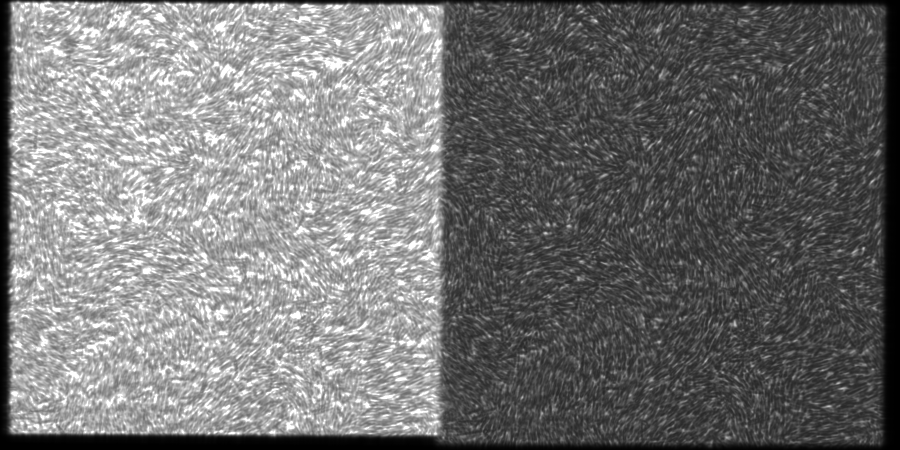
#> input picture nematics/example_images/raw/1_X1.tif, 1800 x 900 px (shown at 1/2 size); its folder holds 3 pictures in this run
$ jupyter execute --allow-errors napari_tracking.ipynb   (shell and % lines are left out)
#> lines starting #> are read from the running program, lines starting #| are printed output that depends on the picture
[cell 1]
# Rotation of Hacat cells
import os
# os.environ["KMP_DUPLICATE_LIB_OK"] = "TRUE"

import cv2
import glob
import matplotlib.pyplot as plt
import numpy as np
from natsort import natsorted
from scipy.ndimage import rotate, gaussian_filter
from scipy.stats import circmean
from scipy.interpolate import interpn
import sys, time,random
from pathlib import Path
from PIL import Image
from joblib import Parallel, delayed
# from cellpose.io import imread
from cellpose import models, io
from skimage.measure import label, regionprops, regionprops_table
# from sklearn.neighbors import KDTree
from scipy.spatial.distance import pdist, squareform
# import statsmodels.api as sm

sys.path.append('../vasco_scripts')  # add the relative path to the folder
from defects import *  # import the module from the folder

sys.path.append('../defect_functions')
from defect_pairs import *
from average_flows import *

sys.path.append('../cell_tracking_functions')
from segmentation import *

import btrack
from btrack import datasets
import napari
import matplotlib.pyplot as plt
import tifffile
from skimage.io import imread

class Tracklet: # A generic custom class example
    # [5 lines left out: function __init__, not called in this run]

    def __repr__(self):
        return f'Tracklet(ID={self.track_id}, points={len(self.x)})'

[cell 2]
# [22 lines left out: function flows_from_raws, not called in this run]

def visualize_flow(flows, step=30):
    all_vecs = []
    # 2. Create (y, x) grid
    h, w = flows[0][::step, ::step].shape[:2]
    y, x = np.mgrid[0:h*step:step, 0:w*step:step]

    for t, flow in enumerate(flows):
        # 1. Downsample the grid
        sub_flow = flow[::step, ::step]

        # 3. Format coordinates: [t, y, x]
        # We add 't' so napari knows which frame the vector belongs to
        t_coords = np.full(y.size, t)
        pos = np.stack([t_coords, y.flatten(), x.flatten()], axis=1)

        # 4. Format displacements: [dt, dy, dx]
        # dt is 0 because the vector exists within a single frame
        dt = np.zeros(y.size)
        disp = np.stack([dt, sub_flow[..., 1].flatten(), sub_flow[..., 0].flatten()], axis=1)

        # 5. Stack into (N, 2, 3)
        frame_vecs = np.stack([pos, disp], axis=1)
        all_vecs.append(frame_vecs)

    return np.concatenate(all_vecs, axis=0)

def visualize_ori(oris, step=30):
    all_vecs = []
    # 2. Create (y, x) grid
    h, w = oris[0][::step, ::step].shape[:2]
    y, x = np.mgrid[0:h*step:step, 0:w*step:step]

    for t, ori in enumerate(oris):
        # 1. Downsample the grid
        sub_flow = ori[::step, ::step]

        # 3. Format coordinates: [t, y, x]
        # We add 't' so napari knows which frame the vector belongs to
        t_coords = np.full(y.size, t)
        pos = np.stack([t_coords, y.flatten(), x.flatten()], axis=1)

        # 4. Format displacements: [dt, dy, dx]
        # dt is 0 because the vector exists within a single frame
        dt = np.zeros(y.size)
        disp = np.stack([dt, -np.sin(sub_flow).flatten(), np.cos(sub_flow).flatten()], axis=1)

        # 5. Stack into (N, 2, 3)
        frame_vecs = np.stack([pos, disp], axis=1)
        all_vecs.append(frame_vecs)

    return np.concatenate(all_vecs, axis=0)


def visualize_ori_df(oris, step=30):
    all_frames = []

    # 1. Create (y, x) grid once (assuming all frames are same size)
    # Using oris[0].shape to ensure we cover the full image dimensions
    h, w = oris[0].shape
    y, x = np.mgrid[0:h:step, 0:w:step]

    for t, ori in enumerate(oris):
        sub = ori[::step, ::step]

        # 2. Build DataFrame for this frame
        # 'sub' is used for dy, dx, and the 'ori' property
        df = pd.DataFrame({
            't': t,
            'y': y.flatten(),
            'x': x.flatten(),
            'dt': 0,
            'dy': -np.sin(sub).flatten() * step, # Scaled for visibility
            'dx': np.cos(sub).flatten() * step,
            'orientation': sub.flatten()
        })
        all_frames.append(df)

    # 3. Consolidate into one DataFrame
    full_df = pd.concat(all_frames, ignore_index=True)

    # 4. Extract the (N, 2, 3) NumPy array required by napari
    # Format: [ [t, y, x], [dt, dy, dx] ]
    pos = full_df[['t', 'y', 'x']].values
    # disp = full_df[['dt', 'dy', 'dx']].values
    disp = full_df[['dt', 'dy', 'dx']].values
    vec_data = np.stack([pos, disp], axis=1)

    return vec_data, full_df

def visualize_defects(df_list, ang='ang1'):
    all_frames = []

    for t, p in enumerate(df_list):
        df = pd.DataFrame({
            't': t,
            'y': p['y'].values,
            'x': p['x'].values,
            'dt': 0,
            'dy': np.sin(p[ang]), # Scaled for visibility
            'dx': np.cos(p[ang]),
        })

        all_frames.append(df)

    # 3. Consolidate into one DataFrame
    full_df = pd.concat(all_frames, ignore_index=True)

    # 4. Extract the (N, 2, 3) NumPy array required by napari
    # Format: [ [t, y, x], [dt, dy, dx] ]
    pos = full_df[['t', 'y', 'x']].values
    disp = full_df[['dt', 'dy', 'dx']].values
    vec_data = np.stack([pos, disp], axis=1)

    return vec_data, full_df


# [73 lines left out: functions visualize_defects_from_table, flow_to_tracks, not called in this run]

[cell 3]
# FUCCI
# [7 lines left out: function read_image, not called in this run]

path = r"E:\HT1080\HT1080 FUCCI Pattern_6Well_5min_5x\_7\Pos19"

first_img = 160
last_img = 220
image_list = natsorted(glob.glob(path + r"\img_channel000_*.tif"), key=lambda y: y.lower())[first_img:last_img]
green_list = natsorted(glob.glob(path + r"\img_channel001_*.tif"), key=lambda y: y.lower())[first_img:last_img]
red_list = natsorted(glob.glob(path + r"\img_channel002_*.tif"), key=lambda y: y.lower())[first_img:last_img]

rotate_angle = -11.3
raws = np.array([read_image(im, rotate_angle=rotate_angle) for im in image_list])
greens = np.array([read_image(im, rotate_angle=rotate_angle) for im in green_list])
reds = np.array([read_image(im, rotate_angle=rotate_angle) for im in red_list])

[cell 4]
viewer = napari.Viewer()

viewer.add_image(greens, name='Greens', colormap='green', opacity=1, contrast_limits=(.9, 8))
viewer.add_image(reds, name='Reds', colormap='red', opacity=0.4, contrast_limits=(2, 4))
viewer.add_image(raws, name='Raws', colormap='gray', opacity=0.4, contrast_limits=(0, 20))

[cell 5]
# Division events masked by the raw images, to be visualized in napari

# path = r"C:\Users\victo\OneDrive - BGU\DATA\Odd_test\w700\s205"
path = r"C:\Users\victo\OneDrive - BGU\DATA\Odd_test\w400\s88_3"
image_list = natsorted(glob.glob(path + r"\Raw\*.tif"), key=lambda y: y.lower())
mask_list = natsorted(glob.glob(path + r"\Mask2\*.png"), key=lambda y: y.lower())
masks = np.array([cv2.imread(im, cv2.COLOR_RGB2GRAY) for im in mask_list])

raws = np.array([255-cv2.imread(im, cv2.COLOR_RGB2GRAY) for im in image_list])
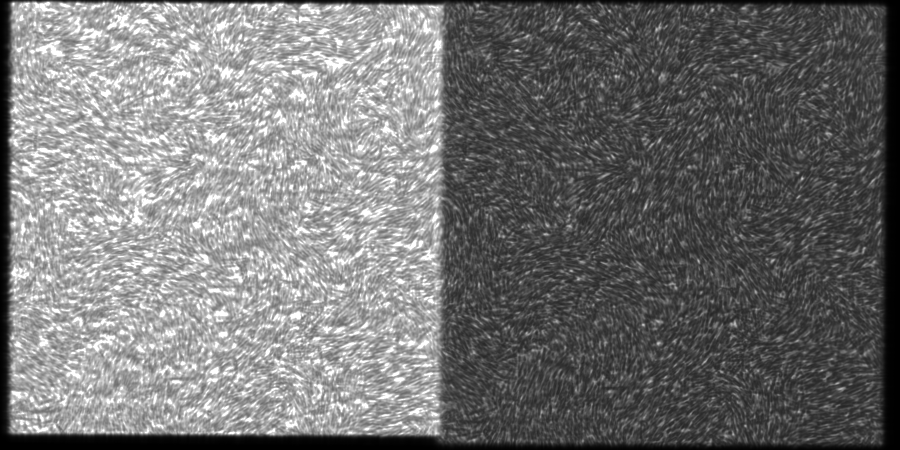
#> input picture nematics/example_images/raw/1_X2.tif, 1800 x 900 px (shown at 1/2 size)
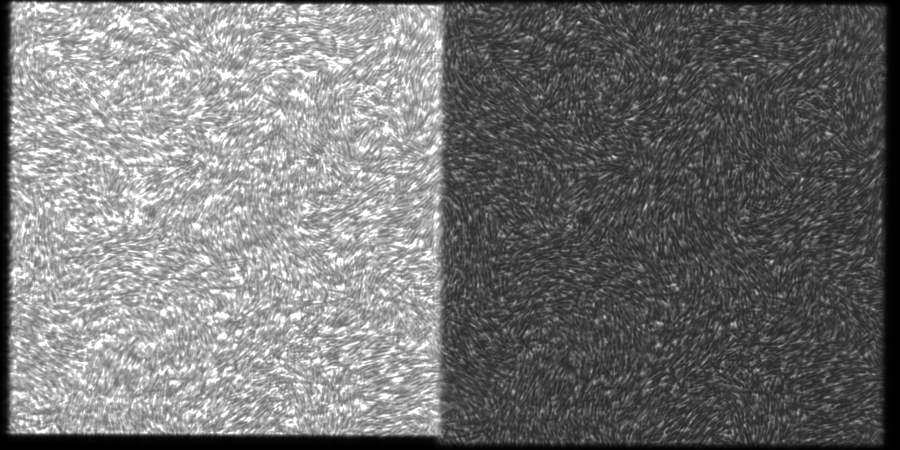
#> input picture nematics/example_images/raw/1_X3.tif, 1800 x 900 px (shown at 1/2 size)

df_path = path + r"\First_appearance_events.csv"
#> (the rest of this cell did not finish here and is left out)

[cell 6]
viewer = napari.Viewer()
viewer.add_image(raws, name='Raws', colormap='gray')
viewer.add_labels(masks, name="Segmentation", opacity=0.2)

# Create the range of timestamps for each row
#> (the rest of this cell did not finish here and is left out)

[cell 7]
for r in raws[:3]:
    # convert to 8-bit if necessary
    if r.dtype != np.uint8:
        r = cv2.normalize(r, None, 0, 255, cv2.NORM_MINMAX).astype(np.uint8)
    plt.hist(r.ravel(), bins=256, range=(0, 255), density=True, alpha=0.3)
#> this loop made 3 passes
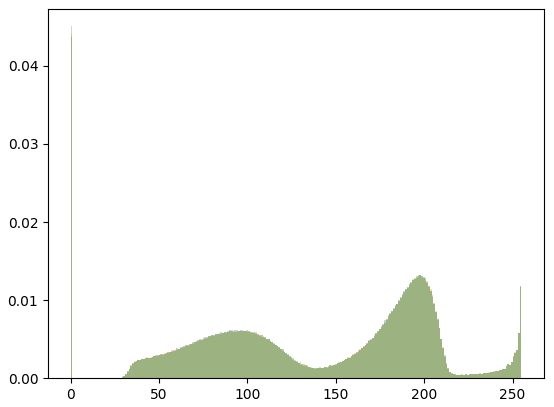
#> figure drawn by matplotlib, 1 panel; tallest bar 0.0437 high, from x = 0 to 0.996; tallest bar 0.0441 high, from x = 0 to 0.996; tallest bar 0.0451 high, from x = 0 to 0.996

[cell 8]
# Explain

clahe = cv2.createCLAHE(clipLimit=2.0, tileGridSize=(8,8))

# path = r"C:\Users\victo\OneDrive - BGU\DATA\HT1080\Cellmask2_40X\_16_5min\Default"
path = r"C:\Users\victo\OneDrive - BGU\DATA\HT1080\Cellmask3_40X\_3\Pos8"


# 4D
# image_list = natsorted(glob.glob(path + r"\*.tif"), key=lambda y: y.lower())
# raws = np.array([clahe.apply(cv2.imread(im, cv2.COLOR_RGB2GRAY) )for im in image_list])

# 3D
image_list = natsorted(glob.glob(path + r"\*_z003.tif"), key=lambda y: y.lower())
raws = np.array([clahe.apply(cv2.imread(im, cv2.COLOR_RGB2GRAY) )for im in image_list])
# flows = Parallel(n_jobs=-1)(delayed(flows_from_raws)(r1, r2, winsize=35, mask=60) for r1, r2 in zip(raws[:-1], raws[1:]))

[cell 9]
# using max projection along z-axis for 3D time-lapse data
clahe = cv2.createCLAHE(clipLimit=2.0, tileGridSize=(4,4))
path = r"C:\Users\victo\OneDrive - BGU\DATA\HT1080\Cellmask3_40X\_3\Pos3"

raws = []
#> (the rest of this cell did not finish here and is left out)

[cell 10]
flows = Parallel(n_jobs=-1)(delayed(flows_from_raws)(r1, r2, winsize=30, mask=10) for r1, r2 in zip(raws[:-1], raws[1:]))
ori_sigma = 5
ori_plus_min = Parallel(n_jobs=-1)(delayed(analyze_defects)(r, sigma=ori_sigma) for r in raws)
#> ori_plus_min = []
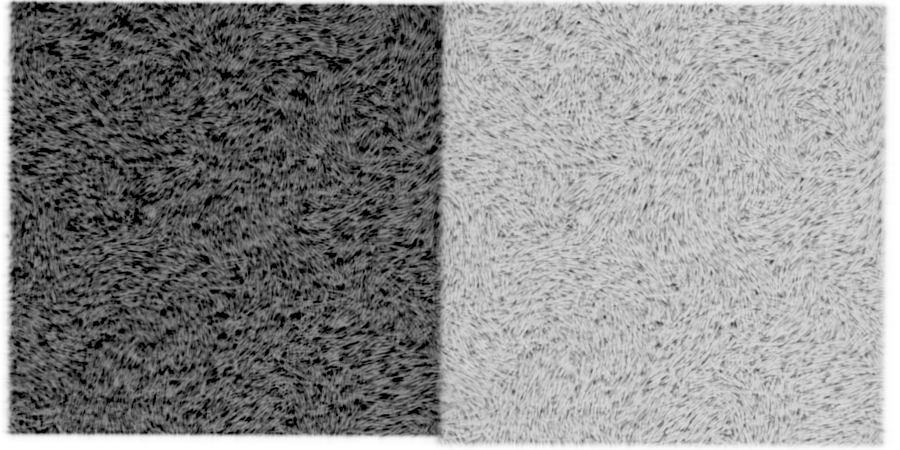
#> r: shape (900, 1800) (shown at 1/2 size); min 0, max 255, mean 138.9
oris, plus, min = [], [], []
for q in ori_plus_min:
    oris.append(q[0])
    plus.append(q[1])
    min.append(q[2])
#> this loop made 0 passes
#> after the loop, min = []; oris = []; plus = []

[cell 11]
viewer = napari.Viewer()
# 4D
# viewer.add_image(np.array(raws).reshape(10,8, raws.shape[-2], raws.shape[-1]), name='Raws', colormap='gray')

# flows = Parallel(n_jobs=-1)(delayed(flows_from_raws)(r1, r2, winsize=11) for r1, r2 in zip(raws[:-1], raws[1:]))

# 3D
viewer.add_image(np.array(raws), name='Raws', colormap='gray')
#> (the rest of this cell did not finish here and is left out)


viewer.add_vectors(
    visualize_ori(oris, step=11),
    edge_width=1., length=10,
    edge_color="#00c528ab", vector_style='line', opacity=0.6,
    name='Orientation Field'
)

Save data:

[cell 12]
import h5py

def flow_save(flows, save_path):
    os.makedirs(save_path, exist_ok=True)

    for i,flow in enumerate(flows):
        with h5py.File(save_path +"/flow_"+ str(i), 'w') as f:
                    f.create_dataset('flow', data=flow.astype(np.float16))


save_path  = path + "/Flow"
os.makedirs(save_path, exist_ok=True)
flow_save(flows, save_path)

[cell 13]
def ori_save(oris, save_path):
    os.makedirs(save_path, exist_ok=True)

    for i,ori in enumerate(oris):
        cv2.imwrite(save_path +"/ori_"+ str(i)+".tif", ori)


save_path  = path + "/Nematic"
os.makedirs(save_path, exist_ok=True)
ori_save(oris, save_path)

[cell 14]
def raw_save(raws, save_path):
    os.makedirs(save_path, exist_ok=True)

    for i,raw in enumerate(raws):
        cv2.imwrite(save_path +"/raw_"+ str(i)+".tif", raw)


save_path  = path + "/Raw"
os.makedirs(save_path, exist_ok=True)
raw_save(raws, save_path)

[cell 15]
# Load and view saved data

path = r"C:\Users\victo\OneDrive - BGU\DATA\HT1080\Cellmask3_40X\_3\Pos3"

image_list = natsorted(glob.glob(os.path.join(os.path.join(path, 'Raw'), "*")), key=lambda y: y.lower())
raws = np.array([cv2.imread(im, cv2.COLOR_RGB2GRAY) for im in image_list])

image_list = natsorted(glob.glob(os.path.join(os.path.join(path, 'Mask_d80_fl05_cprob0'), "*")), key=lambda y: y.lower())
masks = np.array([cv2.imread(im, cv2.IMREAD_UNCHANGED) for im in image_list])
#> masks = empty array

image_list = natsorted(glob.glob(os.path.join(os.path.join(path, 'Nematic'), "*")), key=lambda y: y.lower())
oris = np.array([cv2.imread(im, cv2.IMREAD_UNCHANGED) for im in image_list])
#> oris = empty array

image_list = natsorted(glob.glob(os.path.join(os.path.join(path, 'Flow'), "*")), key=lambda y: y.lower())
flows = []
for im in image_list:
    with h5py.File(im, 'r') as f:
        # Get the dataset (matrix) from the file
        flow = f['flow'][:].astype(np.float32)
        flows.append(flow)


viewer = napari.Viewer()
viewer.add_image(raws, name='Raws', colormap='gray')
viewer.add_image(masks, name='Masks', colormap='gray')
#> (the rest of this cell did not finish here and is left out)

viewer.add_vectors(
    visualize_flow(flows, step=11),
    edge_width=2, length=4,
    edge_color="#ca1818ff", vector_style='triangle',
    name='Flow Field'
)

#> (a cell that did not finish here is left out)

[cell 17]
# Cells
path = r"C:\Users\victo\Downloads\SB_lab\HBEC\s2(120-919)"
mask_list = natsorted(glob.glob(path + r"\Mask\*.png"), key=lambda y: y.lower())
image_list = natsorted(glob.glob(path + r"\Raw\*.tif"), key=lambda y: y.lower())
# masks = np.array([cv2.imread(im, cv2.COLOR_RGB2GRAY)[800:1600,800:1600] for im in mask_list[380:430]]) #[300:350][100:600,100:600]
raws = np.array([cv2.imread(im, cv2.COLOR_RGB2GRAY)[800:1300,800:1300] for im in image_list[220:320]])
#> raws = empty array

# masks = np.array([cv2.imread(im, cv2.COLOR_RGB2GRAY) for im in mask_list[300:350]]) #[100:600,100:600]
# raws = np.array([cv2.imread(im, cv2.COLOR_RGB2GRAY) for im in image_list[300:350]])
winsize = 15
flows = Parallel(n_jobs=-1)(delayed(flows_from_raws)(r1, r2, winsize=winsize) for r1, r2 in zip(raws[:-1], raws[1:]))
#> flows = []
vorticity = np.array([gaussian_filter(curl_npgrad(f), sigma=30) for f in flows])
#> vorticity = empty array

ori_sigma = 25
ori_plus_min = Parallel(n_jobs=-1)(delayed(analyze_defects)(r, sigma=ori_sigma) for r in raws)
oris, plus, min = [], [], []
for q in ori_plus_min:
    oris.append(q[0])
    plus.append(q[1])
    min.append(q[2])
#> after the loop, oris = []

orders = np.array([order_parameter(ori, kernel_size=31) for ori in oris])
#> orders = empty array

[cell 18]
# Bacteria
path = r"C:\Users\victo\Downloads\SB_lab\BEER_DATA\ISF defects new\6"
# path = r"C:\Users\victo\Downloads\SB_lab\BEER_DATA\deep"
image_list = natsorted(glob.glob(path + r"\*.tif"), key=lambda y: y.lower())

raws = np.array([cv2.imread(im, cv2.COLOR_RGB2GRAY)[100:800,1000:-100] for im in image_list[:100]])

# masks = np.array([cv2.imread(im, cv2.COLOR_RGB2GRAY) for im in mask_list[300:350]]) #[100:600,100:600]
# raws = np.array([cv2.imread(im, cv2.COLOR_RGB2GRAY) for im in image_list[300:350]])
winsize = 15
flows = Parallel(n_jobs=-1)(delayed(flows_from_raws)(r1, r2, winsize=winsize) for r1, r2 in zip(raws[:-1], raws[1:]))
# shear = np.array([gaussian_filter(shear_rate_2d(f), sigma=15) for f in flows])
# vorticity = np.array([gaussian_filter(curl_npgrad(f), sigma=15) for f in flows])


ori_sigma = 11
ori_plus_min = Parallel(n_jobs=-1)(delayed(analyze_defects)(r, sigma=ori_sigma) for r in raws)
oris, plus, min = [], [], []
for q in ori_plus_min:
    oris.append(q[0])
    plus.append(q[1])
    min.append(q[2])

orders = np.array([order_parameter(ori, kernel_size=31) for ori in oris])

#> (a cell that did not finish here is left out)

pdefect = viewer.add_vectors(
    plus_data,
    features=plus_features,
    edge_width=9, vector_style='triangle',
    length=50, # Since we scaled dy/dx by step in the function
    name='Plus',
    opacity=0.6,
)
pdefect.edge_color_mode = 'direct'
pdefect.edge_color ="#ffffffff"  # Updates all vectors to this color

for i in range(3):
    plus_data, plus_features = visualize_defects(min[:-1], ang='ang'+str(i+1))
    pdefect = viewer.add_vectors(
        plus_data,
        features=plus_features,
        edge_width=9, vector_style='triangle',
        length=30, # Since we scaled dy/dx by step in the function
        name='Minus ang'+str(i+1),
        opacity=0.6, edge_color="#c129c6ff"
    )
    pdefect.edge_color_mode = 'direct'
    edge_color="#c129c6ff"

[cell 20]
flow_step = 17# winsize
ori_step = 15 #ori_sigma

# 6. Launch Viewer
viewer = napari.Viewer()
viewer.add_image(raws[:len(flows)], name='Raws', colormap='gray')

# viewer.add_image(
#     # shear[:len(flows)],
#     # name="shear",
#     vorticity[:len(flows)],
#     name="Vorticity",
#     opacity=0.6,
#     colormap='I Bordeaux'
# )

# viewer.add_image(
#     orders[:len(flows)],
#     name="Oreder Parameter",
#     opacity=0.6,
#     colormap='ice'
# )

#> (the rest of this cell did not finish here and is left out)

# Add the vectors layer
vectors_layer = viewer.add_vectors(
    vec_data,
    features=df_features,
    edge_width=2, vector_style='line',
    length=1, # Since we scaled dy/dx by step in the function
    name='Orientations',
    edge_color='orientation',  # Map color to the 'orientation' column in DF
    # edge_colormap='hsv'        # Circular colormap perfect for angles
)

# [6 lines of commented-out code are left out]


viewer.add_vectors(
    visualize_flow(flows, step=flow_step),
    edge_width=1.5, length=5,
    edge_color="#ca1818ff", vector_style='arrow',
    name='Flow Field'
)

plus_data, plus_features = visualize_defects(plus[:-1], ang='ang1')
pdefect = viewer.add_vectors(
    plus_data,
    features=plus_features,
    edge_width=9, vector_style='triangle',
    length=50, # Since we scaled dy/dx by step in the function
    name='Plus',
    opacity=0.6,
)
pdefect.edge_color_mode = 'direct'
pdefect.edge_color ="#ffffffff"  # Updates all vectors to this color

for i in range(3):
    plus_data, plus_features = visualize_defects(min[:-1], ang='ang'+str(i+1))
    pdefect = viewer.add_vectors(
        plus_data,
        features=plus_features,
        edge_width=9, vector_style='triangle',
        length=30, # Since we scaled dy/dx by step in the function
        name='Minus ang'+str(i+1),
        opacity=0.6, edge_color="#c129c6ff"
    )
    pdefect.edge_color_mode = 'direct'
    edge_color="#c129c6ff"

# [13 lines of commented-out code are left out]

#> (a cell that did not finish here is left out)

#> (a cell that did not finish here is left out)

[cell 23]
# Bacteria
path = r"C:\Users\victo\Downloads\SB_lab\BEER_DATA\ISF defects new\6"
image_list = natsorted(glob.glob(path + r"\*.tif"), key=lambda y: y.lower())
raws = np.array([cv2.imread(im, cv2.COLOR_RGB2GRAY)[:,:] for im in image_list[:100]])

# [4 lines of commented-out code are left out]


minimal_track = 1
#> (the rest of this cell did not finish here and is left out)

[cell 24]
sigma = 11 #21 #11

ori_plus_min = Parallel(n_jobs=-1)(delayed(analyze_defects)(r, sigma=sigma) for r in raws)
oris, plus, min = [], [], []
for q in ori_plus_min:
    oris.append(q[0])
    plus.append(q[1])
    min.append(q[2])

[cell 25]
# [17 lines of commented-out code are left out]

[cell 26]
process_type = ['fusion', 'creation']
pcolor = ["#3d9bffff", "#ff4747ff"]
mcolor = ["#3d9bffff", "#ff4747ff"]

viewer = napari.Viewer()

#> (the rest of this cell did not finish here and is left out)

#> (a cell that did not finish here is left out)
